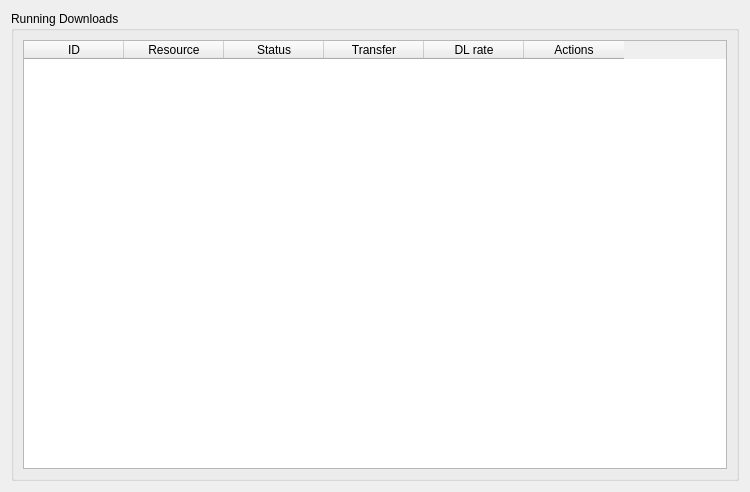
<?xml version="1.0" encoding="UTF-8"?>
<ui version="4.0">
 <class>Form</class>
 <widget class="QWidget" name="Form">
  <property name="geometry">
   <rect>
    <x>0</x>
    <y>0</y>
    <width>750</width>
    <height>492</height>
   </rect>
  </property>
  <property name="windowTitle">
   <string>Form</string>
  </property>
  <layout class="QVBoxLayout" name="verticalLayout">
   <item>
    <widget class="QGroupBox" name="groupBox">
     <property name="sizePolicy">
      <sizepolicy hsizetype="Preferred" vsizetype="Expanding">
       <horstretch>0</horstretch>
       <verstretch>0</verstretch>
      </sizepolicy>
     </property>
     <property name="title">
      <string>Running Downloads</string>
     </property>
     <layout class="QVBoxLayout" name="verticalLayout_7">
      <item>
       <widget class="DownloadTableWidget" name="widget_jobs">
        <column>
         <property name="text">
          <string>ID</string>
         </property>
        </column>
        <column>
         <property name="text">
          <string>Resource</string>
         </property>
        </column>
        <column>
         <property name="text">
          <string>Status</string>
         </property>
        </column>
        <column>
         <property name="text">
          <string>Transfer</string>
         </property>
        </column>
        <column>
         <property name="text">
          <string>DL rate</string>
         </property>
        </column>
        <column>
         <property name="text">
          <string>Actions</string>
         </property>
        </column>
       </widget>
      </item>
     </layout>
    </widget>
   </item>
  </layout>
 </widget>
 <customwidgets>
  <customwidget>
   <class>DownloadTableWidget</class>
   <extends>QTableWidget</extends>
   <header>dcoraid.gui.panel_downloads.widget_download</header>
  </customwidget>
 </customwidgets>
 <resources/>
 <connections/>
</ui>
